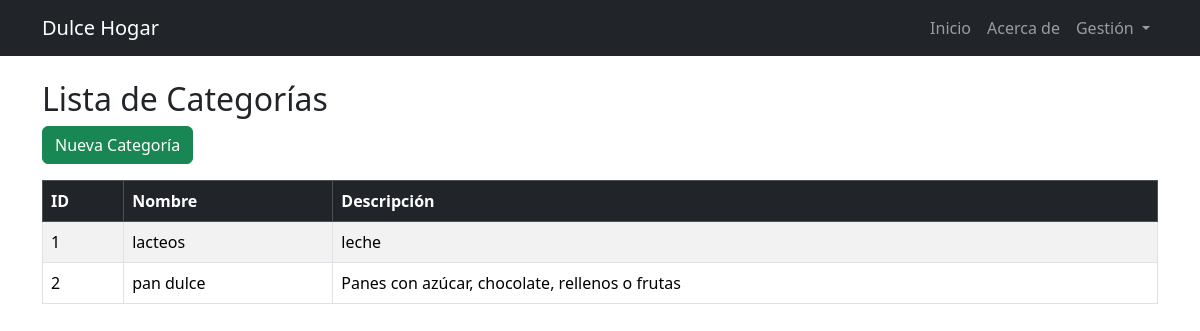
Screenshot of /categorias with the database file from the repository.
### app.py (models this page shows)
class Categoria(db.Model):
    id = db.Column(db.Integer, primary_key=True)
    nombre = db.Column(db.String(100), nullable=False, unique=True)
    descripcion = db.Column(db.String(200))
    productos = db.relationship("Producto", backref="categoria", lazy=True)

### app.py (the view)
@app.route('/categorias')
def listar_categorias():
    categorias = Categoria.query.all()
    return render_template("categories/list.html", categorias=categorias)

### templates/categories/list.html (shortened to what this page needs)
{% extends "base.html" %}
{% block content %}
<h2>Lista de Categorías</h2>
<a href="{{ url_for('nueva_categoria') }}" class="btn btn-success mb-3">Nueva Categoría</a>
<table class="table table-bordered table-striped">
  <thead class="table-dark">
    <tr>
      <th>ID</th>
      <th>Nombre</th>
      <th>Descripción</th>
    </tr>
  </thead>
  <tbody>
    {% for categoria in categorias %}
    <tr>
      <td>{{ categoria.id }}</td>
      <td>{{ categoria.nombre }}</td>
      <td>{{ categoria.descripcion or '-' }}</td>
    </tr>
    {% else %}
    <tr><td colspan="3">No hay categorías registradas.</td></tr>
    {% endfor %}
  </tbody>
</table>
{% endblock %}

### templates/base.html (shortened to what this page needs)
<!DOCTYPE html>
<html lang="es">
<head>
    <link href="https://cdn.jsdelivr.net/npm/bootstrap@5.3.2/dist/css/bootstrap.min.css" rel="stylesheet">
</head>
<body>
    <nav class="navbar navbar-expand-lg navbar-dark bg-dark mb-4">
        <div class="container">
            <a class="navbar-brand" href="{{ url_for('index') }}">Dulce Hogar</a>
            <div class="collapse navbar-collapse" id="navbarNav">
                <ul class="navbar-nav ms-auto">
                    <li class="nav-item"><a class="nav-link" href="{{ url_for('index') }}">Inicio</a></li>
                    <li class="nav-item"><a class="nav-link" href="{{ url_for('about') }}">Acerca de</a></li>
                    <li class="nav-item dropdown">
                        <a class="nav-link dropdown-toggle" href="#" id="navbarDropdown" role="button" data-bs-toggle="dropdown">
                            Gestión
                        </a>
                    </li>
                </ul>
            </div>
        </div>
    </nav>
    <div class="container">
        {% block content %}{% endblock %}
    </div>
</body>
</html>

### rows the page displays
Categoria: id "1", nombre "lacteos", descripcion "leche"
Categoria: id "2", nombre "pan dulce", descripcion "Panes con azúcar, chocolate, rellenos o frutas"
